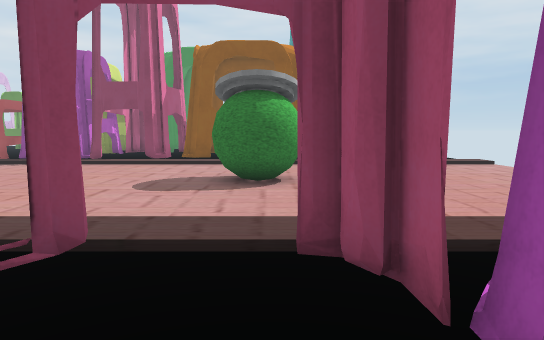
[1] (above)

24 first-person views from a walk through a scene from a Unity 3-D project. The camera is 1.2 m above the floor, tilts 6° down and sees 75° across. The floor is counted in squares, 1 m on a side. Each view is taken from the middle of a square. On the plan, view 1 faces up. The plan holds only what a view shows up to about 14 squares ahead; the rest is blank. The place goes on beyond the plan.

[2]
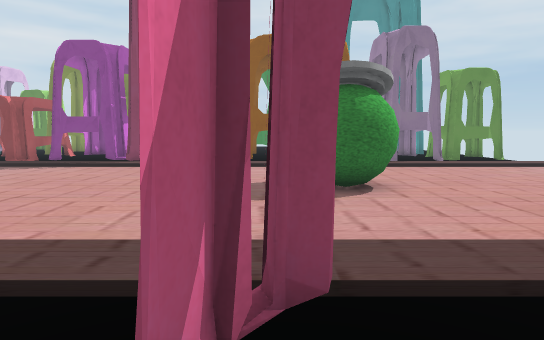

[3]
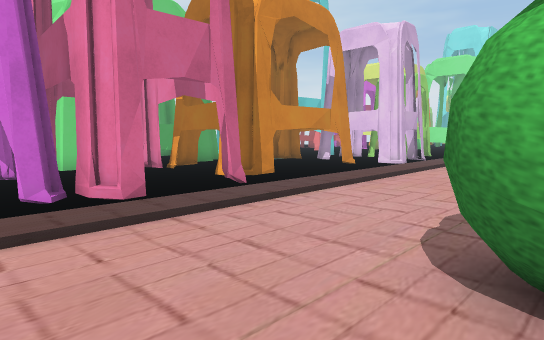

[4]
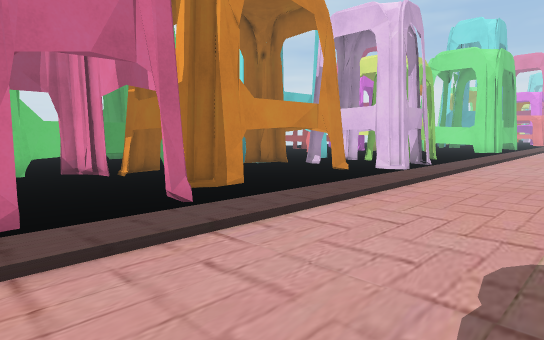

[5]
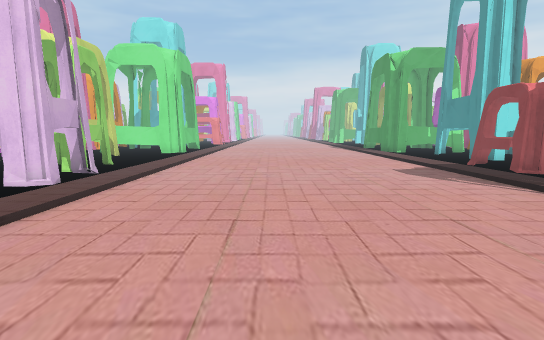

[6]
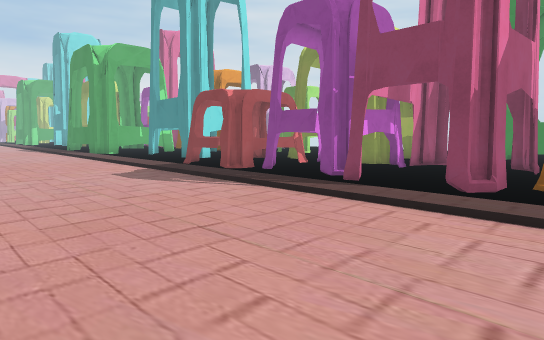

[7]
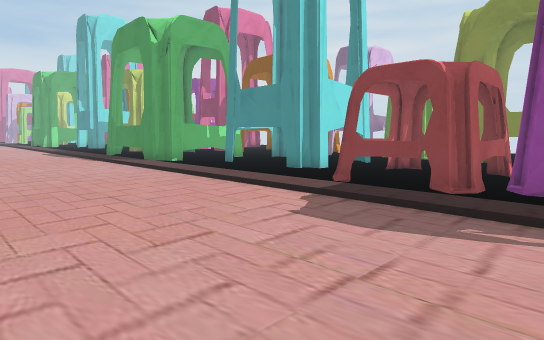

[8]
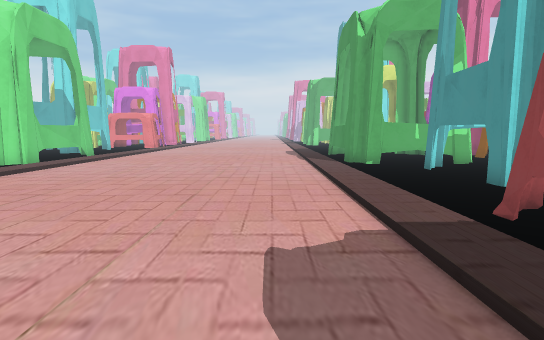

[9]
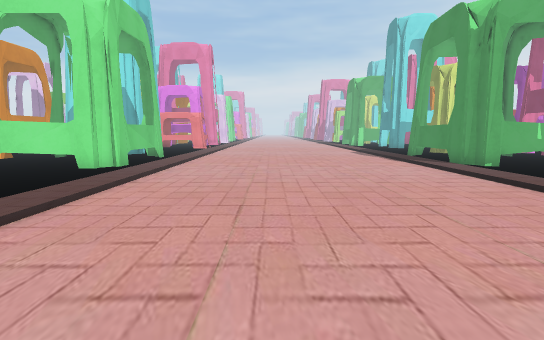

[10]
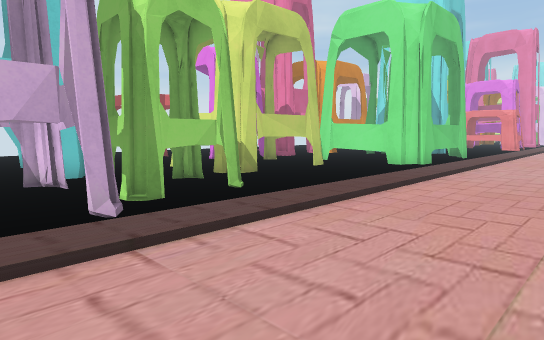

[11]
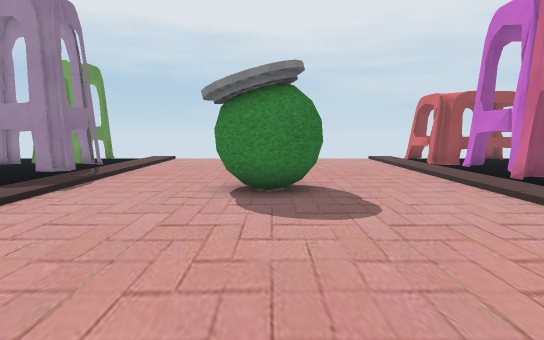

[12]
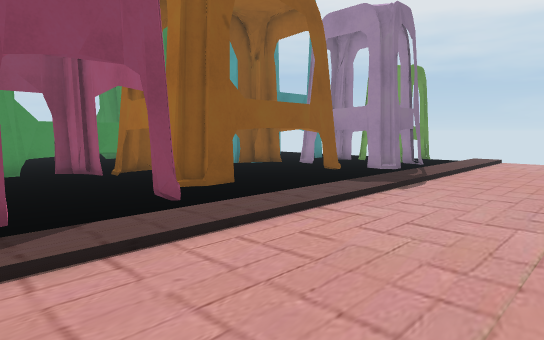

[13]
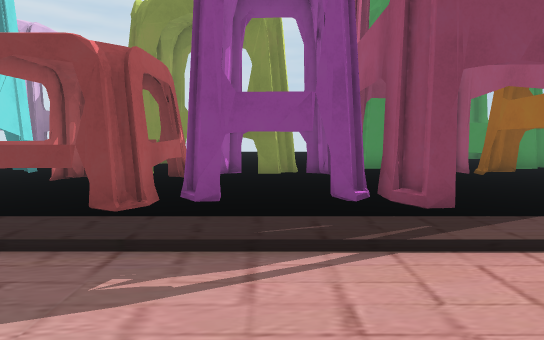

[14]
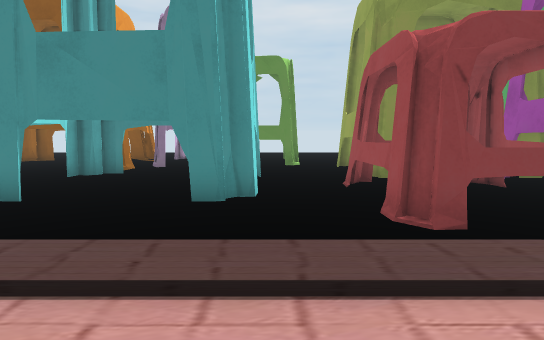

[15]
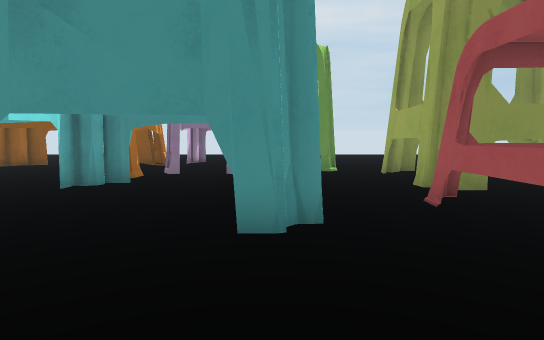

[16]
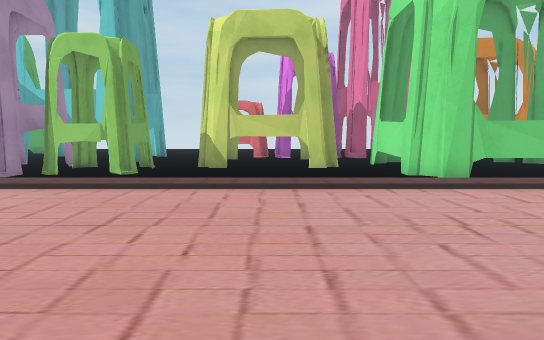

[17]
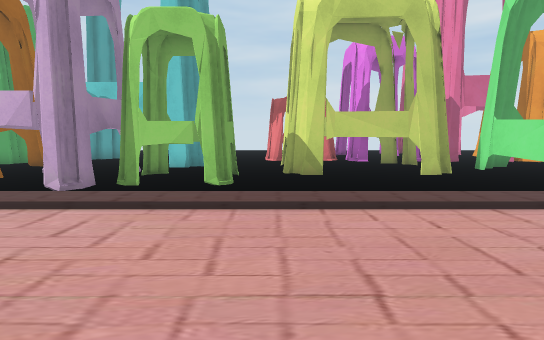

[18]
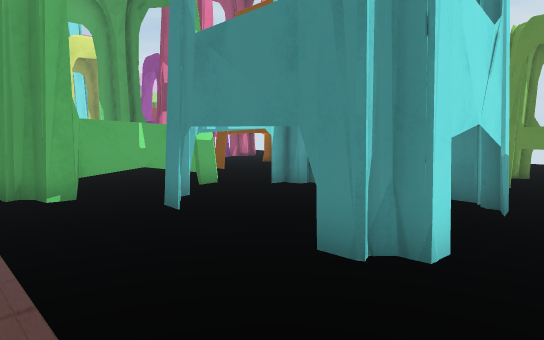

[19]
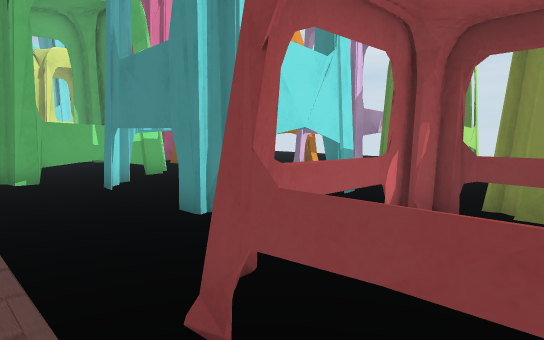

[20]
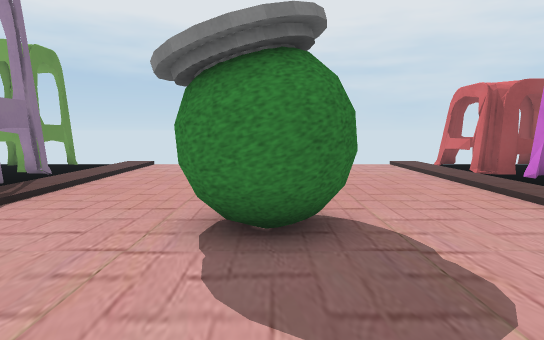

[21]
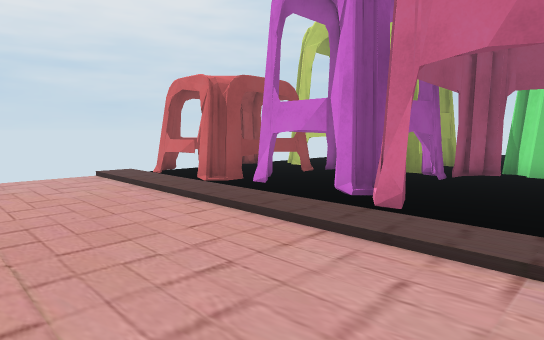

[22]
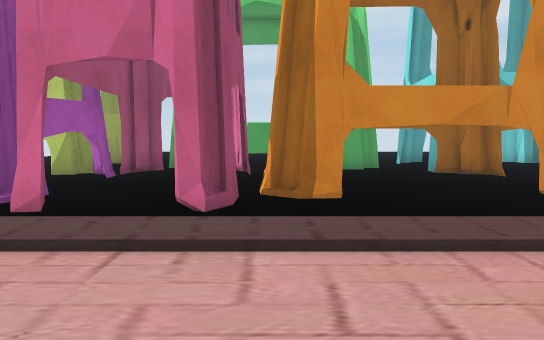

[23]
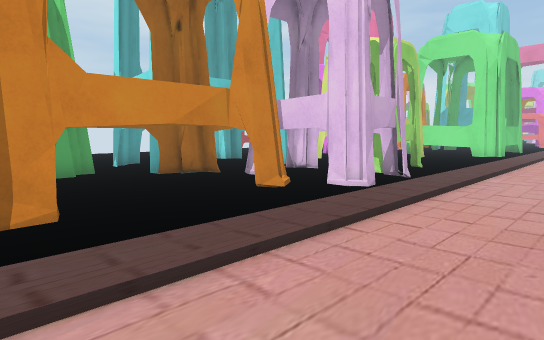

[24]
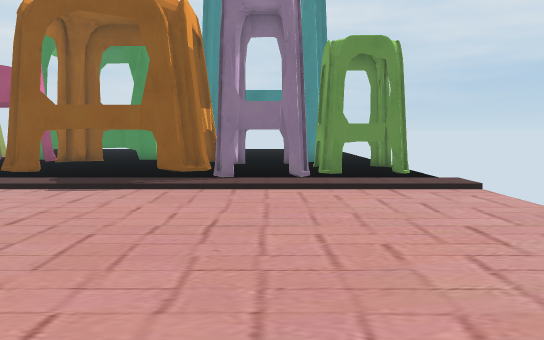

### Floor plan
Key: @ floor where view 1 was taken; # wall or solid block; x gap in a wall; . floor; / step, stairs or slope; = window, fence, low wall or low ledge; T thing the floor can be seen under or through; O other object.
Columns run from 25 left of view 1 to 8 right of it. Each row starts with its distance up from view 1.
 24       ####.#
 23    ####....#
 22 ####.......#      #######
 21 ...TTT##...#####........
 20 #..T...=......####..####  ##..
 19 ##.T...=..##x##.#....#     ###. ..
 18  #.T...#..=..##.=....#     #######
 17  #.TTTTT..x..TT.T...############.#
 16 ##........#xxTTTT#..#.......#####.
 15 #...........................##/...
 14 ..................................
 13 ..................................
 12 ..................................
 11 ..................................
 10 ........................OO.......
  9 ........................OOO......
  8 ........................OO......
  7 ..................................
  6 ..................................
  5 ..................................
  4 ..................................
  3  ............TTT.......#..#....#=#
  2 ###.......TTTT.T...TTT.#..######.#
  1   #.......T.TT.TTTT  T#....#. =..=
  0   #..####.TTTTTTT     #..@.=  #..#
 -1   #.##  #......TT     ##..##.##  #
 -2 ###.#   #........TTTTT.#.##### ##
 -3 ... #   #...##   #.........##
 -4  .#######..  .... .#######..#
 -5              .  . .         #
 -6             ##  ##.         #
 -7              .

Positions as (right, up) in squares from view 1, and headings:
1: (0, 0), facing up
2: (-2, 1), facing up
3: (3, 9), facing down-left
4: (1, 8), facing down-left
5: (-2, 8), facing left
6: (-3, 8), facing up-left
7: (-10, 8), facing up-left
8: (-10, 12), facing left
9: (-11, 8), facing left
10: (-10, 8), facing down-left
11: (-8, 9), facing right
12: (-8, 10), facing up-right
13: (-10, 10), facing up
14: (-17, 11), facing up
15: (-18, 13), facing up
16: (-19, 12), facing down
17: (-16, 10), facing down
18: (-16, 14), facing up-left
19: (-13, 14), facing up-left
20: (-5, 9), facing right
21: (-2, 8), facing down-right
22: (-3, 8), facing down
23: (-3, 7), facing down-left
24: (4, 6), facing up
